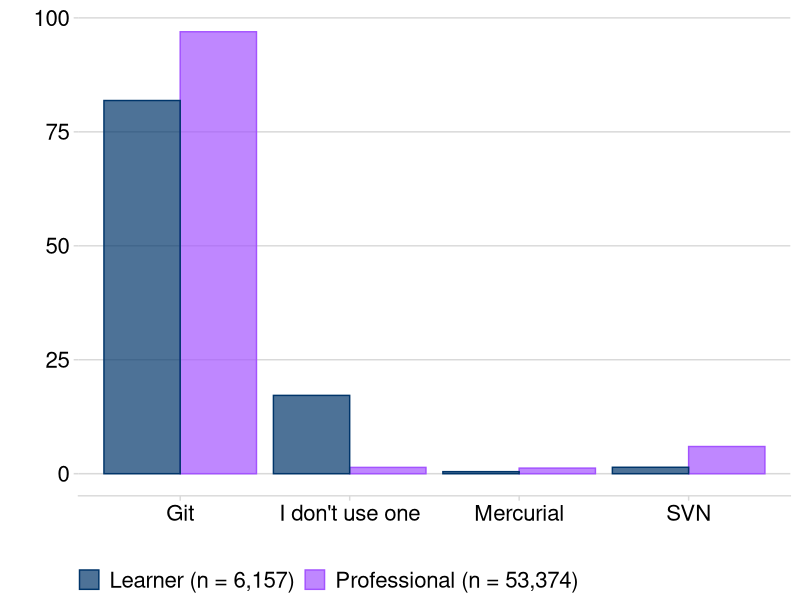

Write the R code that produced this figure.
## ---- chunk 1
#| message: FALSE
#| warning: FALSE
#| output: FALSE
#| echo: FALSE

suppressPackageStartupMessages({
  library("ggplot2")       # For creating static visualizations
  library("cowplot")       # ggplot add on for composing figures
})

# Function to select "Not In"
'%!in%' <- function(x,y)!('%in%'(x,y))


## ---- chunk 2
#| output: FALSE
#| echo: FALSE

stackExchange_results <- data.frame("VersionControl" = c("Git", "SVN", "Mercurial", "I don't use one"), "Values" = c(96.95, 5.96, 1.22, 1.38, 81.87, 1.41, 0.45, 17.18), "User" = c(rep("Professional (n = 53,374)", 4), rep("Learner (n = 6,157)", 4)))

ggplot(stackExchange_results, aes(x = VersionControl, y = Values, color = User, fill = User)) +
  geom_bar(stat = "identity", position = "dodge", alpha = 0.7) +
  scale_color_manual(values=c("#00356A", "#A353FF")) +
  scale_fill_manual(values=c("#00356A", "#A353FF")) +
  labs(x = "", y = "") +
  theme_minimal_hgrid() +
  theme(
    legend.position = "bottom",
    legend.title = element_blank(),
    legend.text = element_text(size = 16, family = "Helvetica"),
    axis.text = element_text(size = 16, family = "Helvetica")
  )
